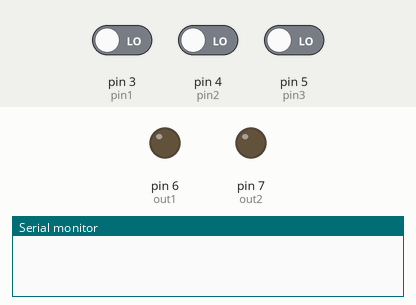
Simulated run of this sketch. Board: Arduino Uno, built with avr-gcc and run on an emulated ATmega328P. On the bench: output pins drawn as LEDs (lit = HIGH), the last lines printed to the serial monitor. The inputs (shaded band) are chosen by the test bench; at power-on: pin 3 (pin1) LOW, pin 4 (pin2) LOW, pin 5 (pin3) LOW.

Above: at 0.1 s.
At 5.1 s:
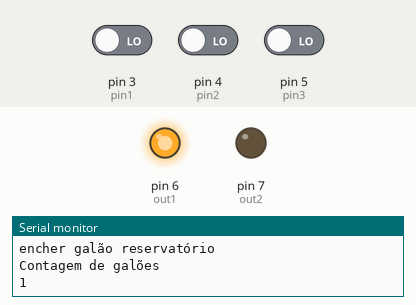
Timing chart, 0 to 6.6 s (numbered marks = the images above):
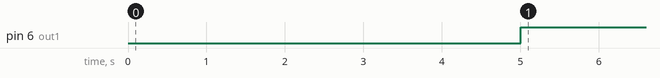

The sketch:

chave_de_nivel.ino
```cpp
#define TEMPO 5000
#define pin1 3 // chave de nivel do reservatorio
#define pin2 4 // chave de nivel alto do aquario
#define pin3 5 // chave nivel baixo do aquario
#define out1 6 // solenoide do reservatório
#define out2 7 // solenoide do desvio do aquario

int trocar=0;

long tempoanterior=0;

void setup() {
  // put your setup code here, to run once:
Serial.begin (9600);
pinMode (pin1, INPUT);
pinMode (pin2, INPUT);
pinMode (pin3, INPUT);
pinMode (out1, OUTPUT);
pinMode (out2, OUTPUT);

}

void loop()
{//void loop()
  // put your main code here, to run repeatedly:
long tempoatual=millis();
if(tempoatual-tempoanterior>TEMPO)// ciclo de verificação a cada 5 seg para substituir o delay
{//if(tempoatual-tempoanterior>TEMPO)
  tempoanterior=tempoatual;
int a = digitalRead(pin1);// chave de nivel do reservatorio, se não me engano 1 é para ela aberta e 0 para ela fechada
int b = digitalRead(pin2);// nivel alto do aquario
int c = digitalRead(pin3);// nivel baixo do aquario
if(a=1)
{//if(a=1)
if(trocar<150)
{//if(trocar=<150)
  trocar=trocar+1;
  Serial.println("encher galão reservatório");
  Serial.println("Contagem de galões ");
  Serial.print(trocar);
}//if(trocar>150)
else{ trocar=0;}

}//if(a=1)

if(b=1)
{//if(b=1)
digitalWrite(out1,HIGH);//abre a solenoide do reservatorio para manter nivel alto do aquario
}//if(b=1)
else{digitalWrite(out1,LOW);}// quando o aquario estiver em nivel alto fecha a entrada de agua para o aquario vinda do reservatorio
if(c=1)
{//if(c=1)
digitalWrite(out2, LOW);// quando o aquario estiver em nivel baixo a solenoide de desvio é fechada e a de entrada de agua no aquario é aberta
digitalWrite(out1,HIGH);// abre a solenoide do reservatorio para o aquario, entra agua para aumentar o nivel do aquario
}//if(c=1);

}//if(tempoatual-tempoanterior>TEMPO)
}//void loop()
```

Measured:
- by itself, pin 6 (out1): LOW → HIGH at 5.0 s
